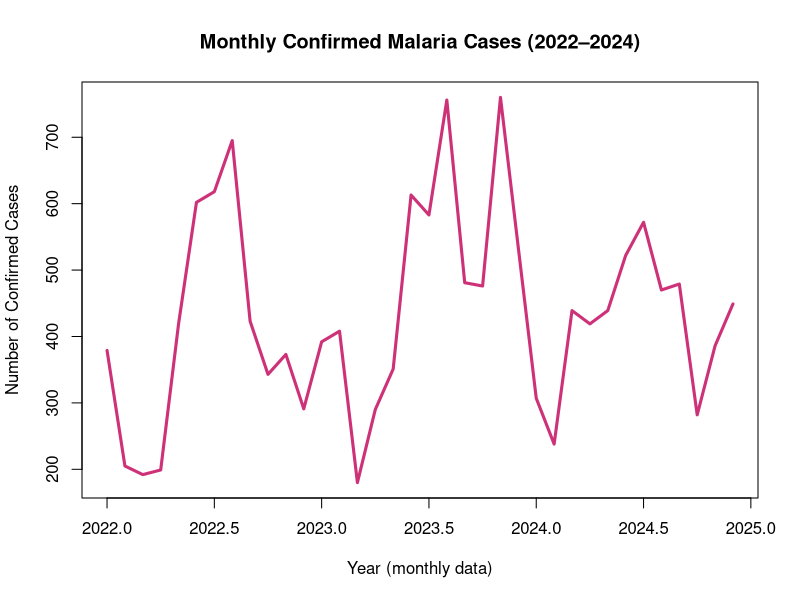
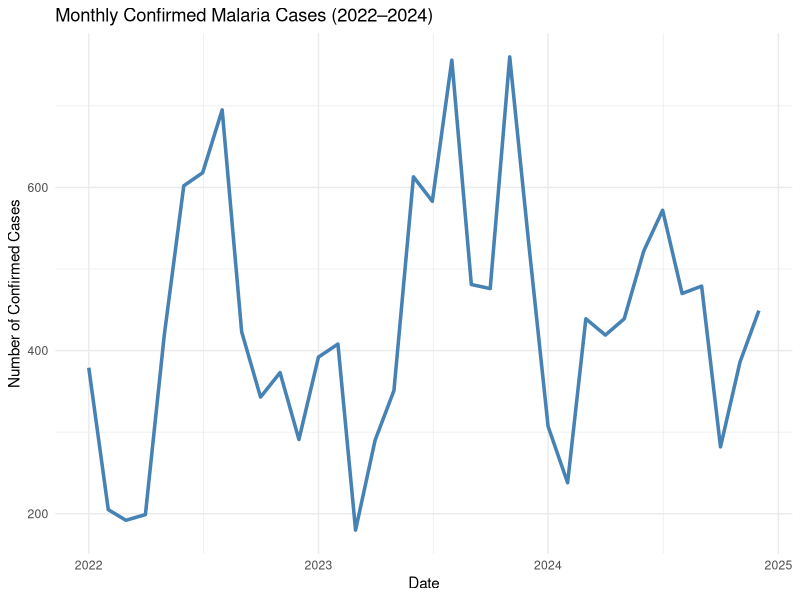
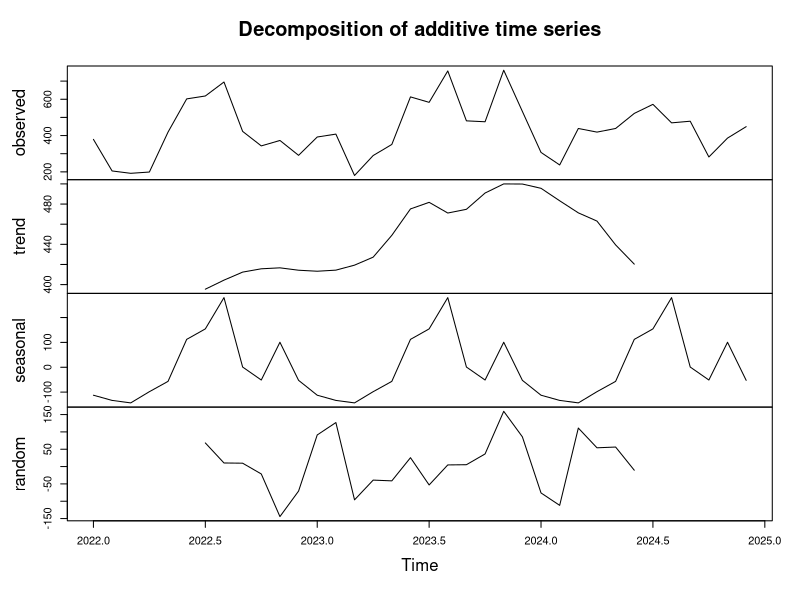
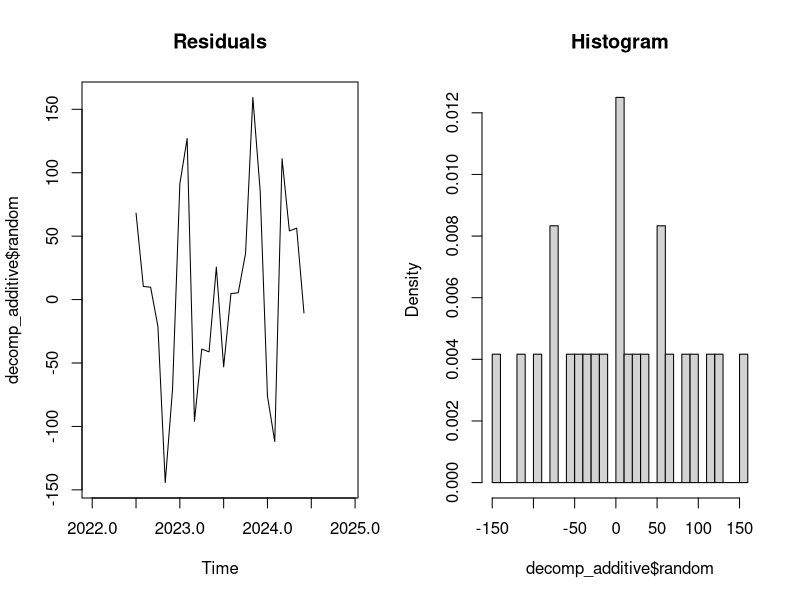
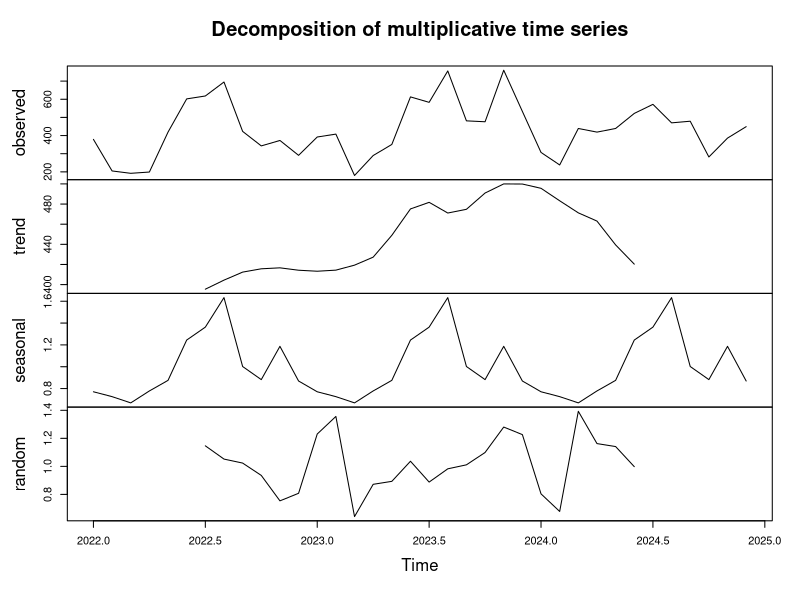
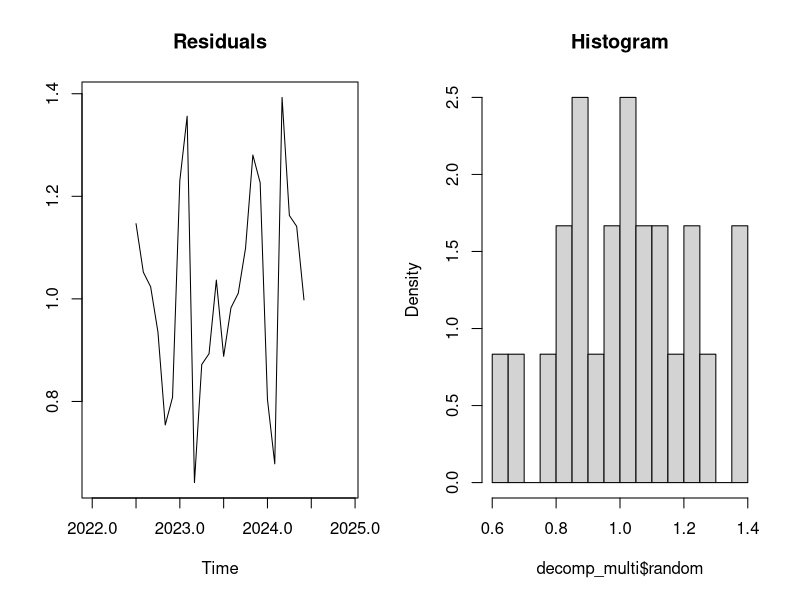
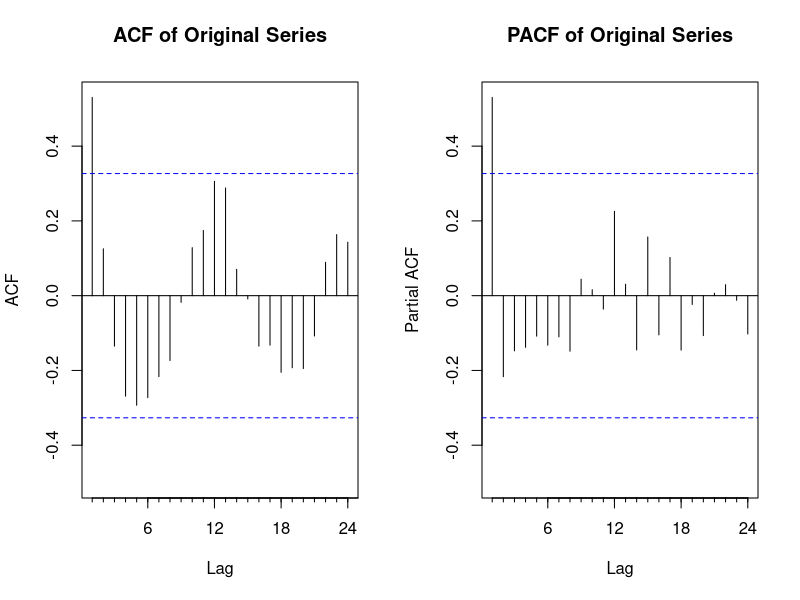
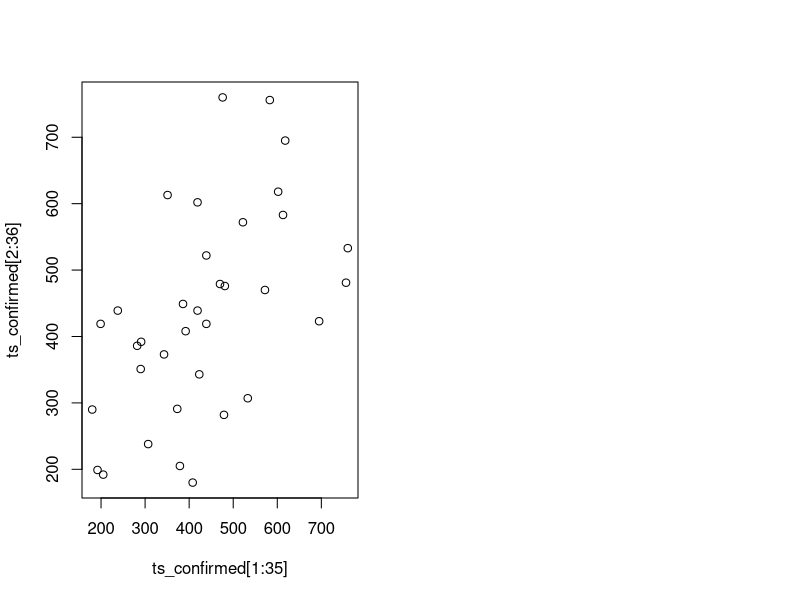

Write R code to recreate these figures, in order. (Note: this script raises an error after producing the figures.)
## ---- chunk 1
# Load required libraries
library(haven)      # Import SPSS data
library(dplyr)      # Data manipulation
library(tidyverse)  # Visualization and tidy tools
library(forecast)   # ARIMA / SARIMA / ARIMAX models + Acf() and Pacf()
library(tseries)    # Augmented Dickey-Fuller (ADF) test
## ---- chunk 2
# Import the dataset (SPSS format) from the project data folder
data <- read_sav("data/ARIMA.sav")

# Check the object structure and data type
class(data)

# Preview the first rows of the dataset
head(data)
## ---- chunk 3
# Create Date variable from Year and Month
data <- data %>%
  mutate(
    Date = as.Date(paste(Année, Mois, "01", sep = "-"))
  )

# Verify Date class
class(data$Date)
head(data$Date)
## ---- chunk 4
# Define monthly time series
ts_confirmed <- ts(
  data$Total_cas_confirmés,
  start = c(2022, 1),
  end   = c(2024, 12),
  frequency = 12
)

ts_confirmed
## ---- chunk 5
plot.ts(
  ts_confirmed,
  main = "Monthly Confirmed Malaria Cases (2022–2024)",
  xlab = "Year (monthly data)",
  ylab = "Number of Confirmed Cases",
  col  = "violetred3",
  lwd  = 3)
## ---- chunk 6
ggplot(data, aes(x = Date, y = Total_cas_confirmés)) +
  geom_line(color = "steelblue", linewidth = 1.2) +
  labs(
    title = "Monthly Confirmed Malaria Cases (2022–2024)",
    x = "Date",
    y = "Number of Confirmed Cases"
  ) +
  theme_minimal()
## ---- chunk 7
# Additive decomposition
decomp_additive <- decompose(ts_confirmed, type = "additive")
plot(decomp_additive)

# Residual diagnostics
par(mfrow = c(1,2))
plot.ts(decomp_additive$random, main = "Residuals")
hist(decomp_additive$random, breaks = 25, freq = FALSE, main = "Histogram")
## ---- chunk 8
# Multiplicative decomposition
decomp_multi <- decompose(ts_confirmed, type = "multiplicative")
plot(decomp_multi)

# Residual diagnostics
par(mfrow = c(1,2))
plot.ts(decomp_multi$random, main="Residuals", ylab="")
hist(decomp_multi$random, breaks = 25, freq = FALSE, main = "Histogram")
## ---- chunk 9
# Augmented Dickey-Fuller test (ADF)
adf.test(ts_confirmed)
## ---- chunk 10
#ACF & PACF
par(mfrow = c(1,2))
Acf(ts_confirmed, main = "ACF of Original Series")
Pacf(ts_confirmed, main = "PACF of Original Series")
## ---- chunk 11
plot(ts_confirmed[1:35], ts_confirmed[2:36])
## ---- chunk 12
# Non-seasonal ARIMA model
model_auto_no_seasonal <- auto.arima(
  ts_confirmed,
  seasonal = FALSE,
  stepwise = FALSE,
  approximation = FALSE
)

summary(model_auto_no_seasonal)
## ---- chunk 13
checkresiduals(model_auto_no_seasonal)

acf(model_auto_no_seasonal$residuals,
    main = "ACF of ARIMA Residuals")

pacf(model_auto_no_seasonal$residuals,
     main = "PACF of ARIMA Residuals")

hist(model_auto_no_seasonal$residuals,
     main = "Histogram of ARIMA Residuals",
     xlab = "Residuals")
## ---- chunk 14
#SARIMA
model_auto_seasonal <- auto.arima(
  ts_confirmed,
  seasonal = TRUE,
  stepwise = FALSE,
  approximation = FALSE
)

summary(model_auto_seasonal)
## ---- chunk 15
checkresiduals(model_auto_seasonal)

acf(model_auto_seasonal$residuals,
    main = "ACF of SARIMA Residuals")
pacf(model_auto_seasonal$residuals,
     main = "PACF of SARIMA Residuals")
hist(model_auto_seasonal$residuals,
     main = "Histogram of SARIMA Residuals",
     xlab = "Residuals")

plot(model_auto_seasonal)
## ---- chunk 16
# Selection of exogenous variables
xreg <- data[, c("Précipitation", "Température", "Humidité")]

summary(xreg)  # Inspection
xreg_scaled <- scale(xreg)  # Standardization

## ---- chunk 17
#Automatic ARIMAX
model_arimax <- auto.arima(
  ts_confirmed,
  xreg = xreg_scaled,
  seasonal = TRUE,
  stepwise = FALSE,
  approximation = FALSE
)

summary(model_arimax)
## ---- chunk 18
#ARIMAX Diagnostics
checkresiduals(model_arimax)
## ---- chunk 19
AIC(model_auto_no_seasonal, model_auto_seasonal, model_arimax)
BIC(model_auto_no_seasonal, model_auto_seasonal, model_arimax)
## ---- chunk 20
# Generate 24-month forecast (2025–2026)
sarima_forecast <- forecast(
  model_auto_seasonal,
  h = 24,
  level = 95
)
## ---- chunk 21
forecast_table <- data.frame(
  Date = seq(as.Date("2025-01-01"), by = "month", length.out = 24),
  Forecast = as.numeric(sarima_forecast$mean),
  Lower_95 = as.numeric(sarima_forecast$lower[,1]),
  Upper_95 = as.numeric(sarima_forecast$upper[,1])
)
## ---- chunk 22
knitr::kable(
  forecast_table,
  digits = 0,
  caption = "Table 2. presents the forecasted monthly values of confirmed malaria cases for the period 2025-2026, together with their corresponding 95% confidence intervals."
)
## ---- chunk 23
plot(
  sarima_forecast,
  main = "Forecast of Monthly Confirmed Malaria Cases Based on SARIMA Model",
  xlab = "Year",
  ylab = "Number of Confirmed Cases"
)
## ---- chunk 24
autoplot(sarima_forecast) +
  labs(
    title = "Forecast of Monthly Confirmed Malaria Cases (SARIMA)",
    x = "Year",
    y = "Number of Confirmed Cases"
  ) +
  theme_minimal()

## ---- chunk 25
write.csv(
  forecast_table,
  "output/malaria_forecasts_2025_2026.csv",
  row.names = FALSE
)
## ---- chunk 26
# Training/test split
train <- window(ts_confirmed, end = c(2023, 12))
test  <- window(ts_confirmed, start = c(2024, 1))
## ---- chunk 27
model_train <- auto.arima(train, seasonal = TRUE)
## ---- chunk 28
forecast_test <- forecast(model_train, h = length(test))
## ---- chunk 29
accuracy(forecast_test, test)
